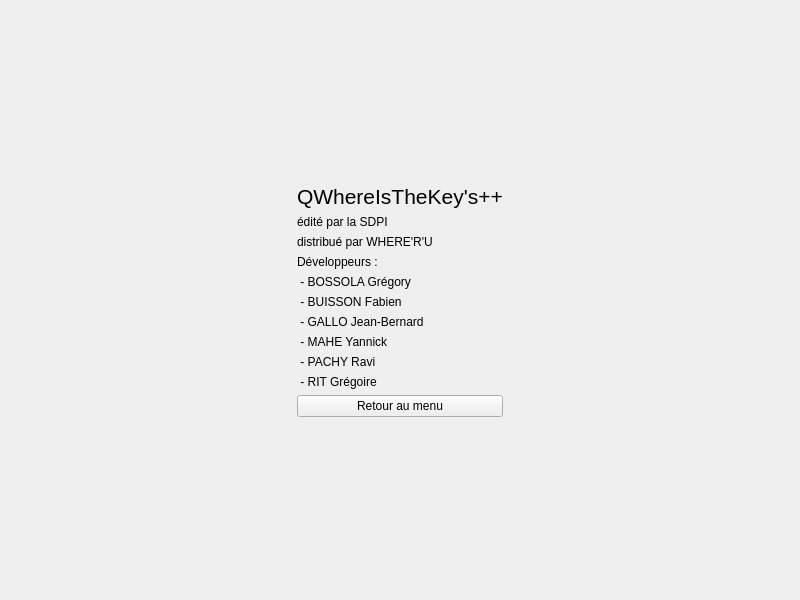
<?xml version="1.0" encoding="UTF-8"?>
<ui version="4.0">
 <class>VueCredit</class>
 <widget class="QWidget" name="VueCredit">
  <property name="geometry">
   <rect>
    <x>0</x>
    <y>0</y>
    <width>800</width>
    <height>600</height>
   </rect>
  </property>
  <property name="minimumSize">
   <size>
    <width>800</width>
    <height>600</height>
   </size>
  </property>
  <property name="windowTitle">
   <string>Form</string>
  </property>
  <layout class="QVBoxLayout" name="verticalLayout">
   <item>
    <layout class="QHBoxLayout" name="LayoutCredits">
     <item>
      <spacer name="spacerGauche">
       <property name="orientation">
        <enum>Qt::Horizontal</enum>
       </property>
       <property name="sizeHint" stdset="0">
        <size>
         <width>40</width>
         <height>20</height>
        </size>
       </property>
      </spacer>
     </item>
     <item>
      <layout class="QVBoxLayout" name="contenuLayout">
       <item>
        <spacer name="spacerHaut">
         <property name="orientation">
          <enum>Qt::Vertical</enum>
         </property>
         <property name="sizeHint" stdset="0">
          <size>
           <width>20</width>
           <height>40</height>
          </size>
         </property>
        </spacer>
       </item>
       <item>
        <widget class="QLabel" name="label">
         <property name="font">
          <font>
           <pointsize>16</pointsize>
          </font>
         </property>
         <property name="text">
          <string>QWhereIsTheKey's++</string>
         </property>
        </widget>
       </item>
       <item>
        <widget class="QLabel" name="label_2">
         <property name="text">
          <string>édité par la SDPI</string>
         </property>
        </widget>
       </item>
       <item>
        <widget class="QLabel" name="label_3">
         <property name="text">
          <string>distribué par WHERE'R'U</string>
         </property>
        </widget>
       </item>
       <item>
        <widget class="QLabel" name="label_4">
         <property name="text">
          <string>Développeurs :</string>
         </property>
        </widget>
       </item>
       <item>
        <widget class="QLabel" name="label_7">
         <property name="text">
          <string> - BOSSOLA Grégory</string>
         </property>
        </widget>
       </item>
       <item>
        <widget class="QLabel" name="label_5">
         <property name="text">
          <string> - BUISSON Fabien</string>
         </property>
        </widget>
       </item>
       <item>
        <widget class="QLabel" name="label_6">
         <property name="text">
          <string> - GALLO Jean-Bernard</string>
         </property>
        </widget>
       </item>
       <item>
        <widget class="QLabel" name="label_8">
         <property name="text">
          <string> - MAHE Yannick</string>
         </property>
        </widget>
       </item>
       <item>
        <widget class="QLabel" name="label_9">
         <property name="text">
          <string> - PACHY Ravi</string>
         </property>
        </widget>
       </item>
       <item>
        <widget class="QLabel" name="label_10">
         <property name="text">
          <string> - RIT Grégoire</string>
         </property>
        </widget>
       </item>
       <item>
        <widget class="QPushButton" name="bouton">
         <property name="text">
          <string>Retour au menu</string>
         </property>
        </widget>
       </item>
       <item>
        <spacer name="spacerBas">
         <property name="orientation">
          <enum>Qt::Vertical</enum>
         </property>
         <property name="sizeHint" stdset="0">
          <size>
           <width>20</width>
           <height>40</height>
          </size>
         </property>
        </spacer>
       </item>
      </layout>
     </item>
     <item>
      <spacer name="spacerDroit">
       <property name="orientation">
        <enum>Qt::Horizontal</enum>
       </property>
       <property name="sizeHint" stdset="0">
        <size>
         <width>40</width>
         <height>20</height>
        </size>
       </property>
      </spacer>
     </item>
    </layout>
   </item>
  </layout>
 </widget>
 <resources/>
 <connections/>
</ui>
